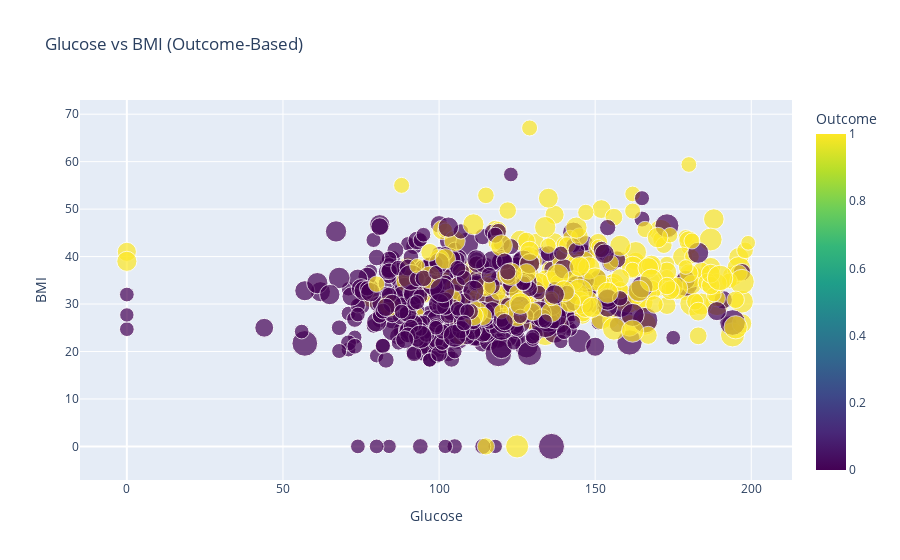

Notebook source saved alongside this figure:
### Code cell
sns.pairplot(df, hue="Outcome", diag_kind="kde", palette="husl")
plt.suptitle("Pair Plot of Features by Outcome", y=1.02, fontsize=18)
plt.show()

# Interactive Scatter Plot
fig = px.scatter(df, x="Glucose", y="BMI", color="Outcome",
                 size="Age", hover_data=["Pregnancies"],
                 title="Glucose vs BMI (Outcome-Based)",
                 color_continuous_scale=px.colors.sequential.Viridis)
fig.show()

### Figure 1 — Plotly figure (JSON) as saved in the notebook; plotly's stock layout.template omitted (floating-point values rounded to 4 significant figures; data arrays with more than 128 entries replaced by an {"elided": "..."} marker saying what was removed)
{"data": [{"customdata": {"elided": "768x1 int values"}, "hovertemplate": "Glucose=%{x}<br>BMI=%{y}<br>Age=%{marker.size}<br>Pregnancies=%{customdata[0]}<br>Outcome=%{marker.color}<extra></extra>", "legendgroup": "", "marker": {"color": {"elided": "768 int values"}, "coloraxis": "coloraxis", "size": {"elided": "768 int values"}, "sizemode": "area", "sizeref": 0.2025, "symbol": "circle"}, "mode": "markers", "name": "", "orientation": "v", "showlegend": false, "type": "scatter", "x": {"elided": "768 int values"}, "xaxis": "x", "y": {"elided": "768 float values"}, "yaxis": "y"}], "layout": {"coloraxis": {"colorbar": {"title": {"text": "Outcome"}}, "colorscale": [[0, "#440154"], [0.1111, "#482878"], [0.2222, "#3e4989"], [0.3333, "#31688e"], [0.4444, "#26828e"], [0.5556, "#1f9e89"], [0.6667, "#35b779"], [0.7778, "#6ece58"], [0.8889, "#b5de2b"], [1, "#fde725"]]}, "legend": {"itemsizing": "constant", "tracegroupgap": 0}, "title": {"text": "Glucose vs BMI (Outcome-Based)"}, "xaxis": {"anchor": "y", "domain": [0, 1], "title": {"text": "Glucose"}}, "yaxis": {"anchor": "x", "domain": [0, 1], "title": {"text": "BMI"}}}}
